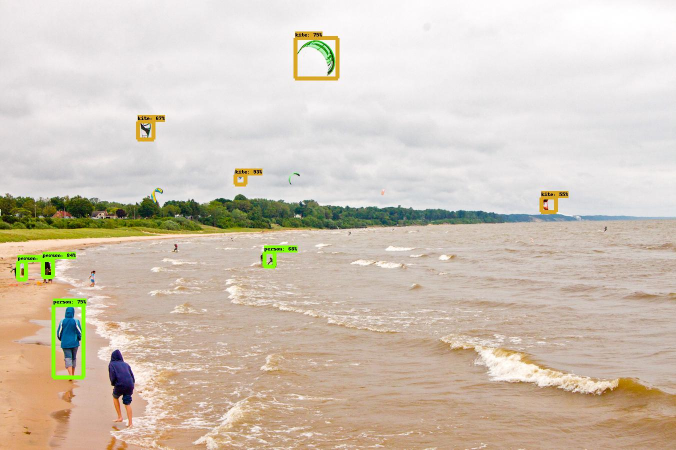
#> input picture image.jpg, 1352 x 900 px, given in place of the camera (shown at 1/2 size)
$ jupyter execute --allow-errors 'OpenCV demo.ipynb'   (older library calls are emulated)   (text cells are left out)
#> lines starting #> are read from the running program, lines starting #| are printed output that depends on the picture; after the words box and inside, x2 and y2 are one past the last pixel; in counts of white or black regions, pixels touching at a corner belong together
[cell 1]
import cv2
import numpy as np
import matplotlib.pyplot as plt

[cell 2]
img = cv2.imread('images/img1.jpg', cv2.IMREAD_GRAYSCALE)

[cell 3]
#show the image with cv
cv2.imshow('image', img)

#hit any key to close the image
cv2.waitKey(0)
cv2.destroyAllWindows()

#> (a cell that did not finish here is left out)

[cell 5]
#saving the image

cv2.imwrite('images/dog_gray.jpg',img)
#> Out = True

[cell 6]
#webcam capture
#1st webcam
cap = cv2.VideoCapture(0)

while True:
    ret, frame = cap.read() #ret returns a true or false value and frame returns a frame
#> frame is the input picture: shape (900, 1352, 3); mean B, G, R 183.6, 197.8, 209.4
    cv2.imshow('frame', frame) #show the frame

    if cv2.waitKey(1) & 0xFF == ord('q'):  #hitting q will break the loop. waitkey(1) shows the frame for 1 ms
#> (key q is pressed here)
         break

cap.release() #will release the camera
cv2.destroyAllWindows()

[cell 7]
#webcam capture
#1st webcam
cap = cv2.VideoCapture(0)

while True:
    ret, frame = cap.read() #ret returns a true or false value and frame returns a frame

    gray = cv2.cvtColor(frame, cv2.COLOR_BGR2GRAY)  # converts the frame to gray
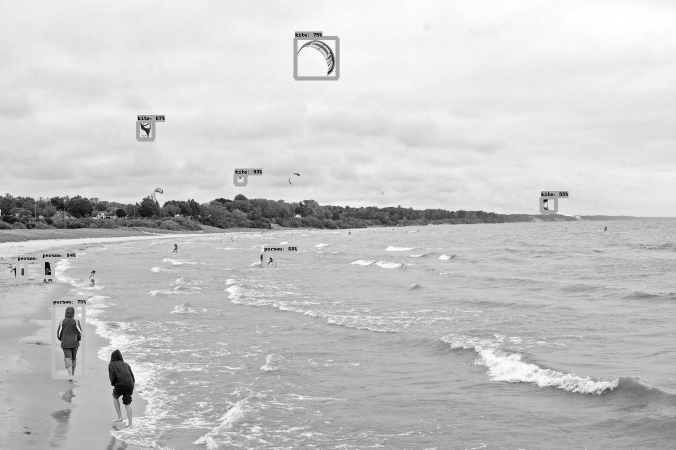
#> gray: shape (900, 1352) (shown at 1/2 size); min 0, max 255, mean 199.7

    cv2.imshow('frame', frame) #show the frame
    cv2.imshow('gray', gray)

    if cv2.waitKey(1) & 0xFF == ord('q'):  #hitting q will break the loop. waitkey(1) shows the frame for 1 ms
#> (key q is pressed here)
         break

cap.release() #will release the camera
cv2.destroyAllWindows()

[cell 8]
#webcam capture
#1st webcam
cap = cv2.VideoCapture(0)
w=int(cap.get(cv2.CAP_PROP_FRAME_WIDTH ))
h=int(cap.get(cv2.CAP_PROP_FRAME_HEIGHT ))
#encoding
fourcc = cv2.VideoWriter_fourcc(*'MJPG')
#write video to a file with 20 FPS and w,h as resolution
out = cv2.VideoWriter('output.avi',fourcc, 20.0, (w,h))

while(True):
    ret, frame = cap.read()
    gray = cv2.cvtColor(frame, cv2.COLOR_BGR2GRAY)
    try:
        #write the frame to the file
        out.write(frame)
    except:
        print('ERROR - Not writting to file')
    #show frames
    cv2.imshow('frame', frame)
    cv2.imshow('gray',gray)
    #breaking the loop
    if cv2.waitKey(1) & 0xFF == ord('q'):
#> (key q is pressed here)
        break

#release the camera
cap.release()
#release the file
out.release()
cv2.destroyAllWindows()

[cell 9]
my_img = cv2.imread('images/img2.jpg', cv2.IMREAD_COLOR)

#colors is defined by light in the computer realm. In cv2, it is BGR

#input image, staring point, ending point, color, linewidth

cv2.line(my_img, (0,0), (500,500), (255,255,255), 15)

#draw a rectangle

cv2.rectangle(my_img, (100,100), (500,500), (0,255,0), 5)

#draw a circle(origin, radius, color, width -> -1 will fill in the circle)

cv2.circle(my_img, (250,250), 100, (0,0,255), -1)

#draw a polygon

#define the points

pts = np.array([[50,50],[75,30],[100,200],[40,30],[500,200]], np.int32)

#draw

cv2.polylines(my_img, [pts], True, (0,255,255), 3)

#write text(image, text, position, font, fontsize, color, thickness, antialiasing)

font = cv2.FONT_HERSHEY_SIMPLEX
cv2.putText(my_img, 'This is me!', (600,600), font, 1, (200,255,255), 2, cv2.LINE_AA)

#show the image

cv2.imshow('my_image', my_img)

#wait keys

cv2.waitKey(0)
cv2.destroyAllWindows()

[cell 10]
my_img2 = cv2.imread('images/img2.jpg', cv2.IMREAD_COLOR)

#We generally take the source as color, immediately convert it to grayscale and do analysis and superimpose the result on the color

#Reference a specific pixel
#> (the rest of this cell did not finish here and is left out)

[cell 11]
img1 = cv2.imread('images/fantasy.jpg')
img2 = cv2.imread('images/ganges2.jpg')

#overlay two images
#add = img1 + img2
#alternate
#cv2.add(img1,img2)

#In both cases We got a blown out image. What happened was (155,211,79) + (50,170,200) = (205,381,279) = (205,255,255)
#As 255 is the max value, many places got blown out

#So we will use addWeighted (img1, weight1, img2, weight2, gamma)
weighted = cv2.addWeighted(img1, 0.6, img2, 0.4, 0)


cv2.imshow('weighted', weighted)

cv2.imwrite('overlayed.jpg', weighted)
cv2.waitKey(0)
cv2.destroyAllWindows()

[cell 12]
##Now suppose I want to add a transparentish image to the existing image (like a logo)


img3 = cv2.imread('images/overlayed.jpg')
img4 = cv2.imread('images/natgeo.png')


#> (the rest of this cell did not finish here and is left out)

[cell 13]
img_book = cv2.imread('images/bookpage.jpg')

#We are taking 12 as lower limit as it is a very low light image
retval, threshold = cv2.threshold(img_book, 12, 255, cv2.THRESH_BINARY)

#grayscaled
#> (the rest of this cell did not finish here and is left out)

#> (a cell that did not finish here is left out)

#> (a cell that did not finish here is left out)

[cell 16]
cap = cv2.VideoCapture(0)

while True:
    # _ means we don't care about that value
    _, frame = cap.read()
    #We will use HSV for range purposes. H, S, V accounts for Color, Intensity and Light. So each one is very independent
    #of the other one whereas in RGB or BGR that's not the case
    hsv = cv2.cvtColor(frame, cv2.COLOR_BGR2HSV)
#> hsv: shape (900, 1352, 3); mean H, S, V 72.4, 40.9, 211.7

    #This values we will change by trial and error to filter out. remember they are in order H, S, V
    lower_blue = np.array([110,40,0])
    upper_blue = np.array([255,180,255])

    #defining our mask. Currently it is identical to the frame as everything is included
    mask = cv2.inRange(hsv, lower_blue, upper_blue)
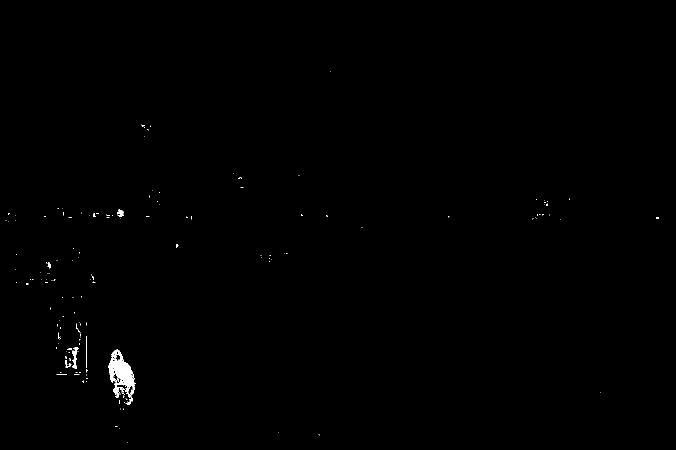
#> mask: shape (900, 1352) (shown at 1/2 size); 0.31% white; 163 white regions (150 under 20 px), largest, box (x1, y1, x2, y2) and area: (217, 699, 269, 803) 2456, (145, 694, 158, 738) 255, (234, 419, 248, 434) 121

    #In the frame, where frame is frame and mask is mask. So where there is something in the frame and the mask is True.
    #So the mask will be basically 0 or 1. So if it is in the range, it will be a 1, so white.
    #So in the bitwise operator, we see where the mask is 1, we show the color from the frame
    res = cv2.bitwise_and(frame, frame, mask=mask)

    cv2.imshow('frame', frame)
    cv2.imshow('mask', mask)
    cv2.imshow('res', res)

    k = cv2.waitKey(5) & 0xFF
#> (key q is pressed here)
    #ASCII for esc key is 27. Hit esc to quit
    if k == 27:
        break

cv2.destroyAllWindows()
cap.release()

[cell 17]
cap = cv2.VideoCapture(0)

while True:
    # _ means we don't care about that value
    _, frame = cap.read()
    #We will use HSV for range purposes. H, S, V accounts for Color, Intensity and Light. So each one is very independent
    #of the other one whereas in RGB or BGR that's not the case
    hsv = cv2.cvtColor(frame, cv2.COLOR_BGR2HSV)

    #This values we will change by trial and error to filter out. remember they are in order H, S, V
    lower_blue = np.array([110,40,0])
    upper_blue = np.array([255,180,255])

    #defining our mask. Currently it is identical to the frame as everything is included
    mask = cv2.inRange(hsv, lower_blue, upper_blue)

    #In the frame, where frame is frame and mask is mask. So where there is something in the frame and the mask is True.
    #So the mask will be basically 0 or 1. So if it is in the range, it will be a 1, so white.
    #So in the bitwise operator, we see where the mask is 1, we show the color from the frame
    res = cv2.bitwise_and(frame, frame, mask=mask)

    #Average of 15x15 pixels
    kernel = np.ones((15,15), np.float32)/225

    #apply a simple average of our frame
    smoothed = cv2.filter2D(res, -1, kernel)

    #Gaussian blur
    blur = cv2.GaussianBlur(res, (15,15), 0)

    #median blur
    median = cv2.medianBlur(res, 15)

    #Bilateral blur
    #pretty useless
    #bilateral = cv2.bilateralFilter(res, 15, 15, 75)

    cv2.imshow('frame', frame)
    #cv2.imshow('mask', mask)
    cv2.imshow('res', res)
    #We got rid of a lot of background noise here, but we also lose clarity
    #cv2.imshow('smoothed', smoothed)
    cv2.imshow('blur', blur)
    cv2.imshow('median', median)
    #cv2.imshow('bilateral', bilateral)

    k = cv2.waitKey(5) & 0xFF
#> (key q is pressed here)
    #ASCII for esc key is 27. Hit esc to quit
    if k == 27:
        break

cv2.destroyAllWindows()
cap.release()

[cell 18]
cap = cv2.VideoCapture(0)

while True:
    # _ means we don't care about that value
    _, frame = cap.read()
    #We will use HSV for range purposes. H, S, V accounts for Color, Intensity and Light. So each one is very independent
    #of the other one whereas in RGB or BGR that's not the case
    hsv = cv2.cvtColor(frame, cv2.COLOR_BGR2HSV)

    #This values we will change by trial and error to filter out. remember they are in order H, S, V
    lower_blue = np.array([110,40,0])
    upper_blue = np.array([255,180,255])

    #defining our mask. Currently it is identical to the frame as everything is included
    mask = cv2.inRange(hsv, lower_blue, upper_blue)

    #In the frame, where frame is frame and mask is mask. So where there is something in the frame and the mask is True.
    #So the mask will be basically 0 or 1. So if it is in the range, it will be a 1, so white.
    #So in the bitwise operator, we see where the mask is 1, we show the color from the frame
    res = cv2.bitwise_and(frame, frame, mask=mask)

    kernel_erosion = np.ones((20,20), np.uint8)

    #erosion
    erosion = cv2.erode(mask, kernel, iterations=1)
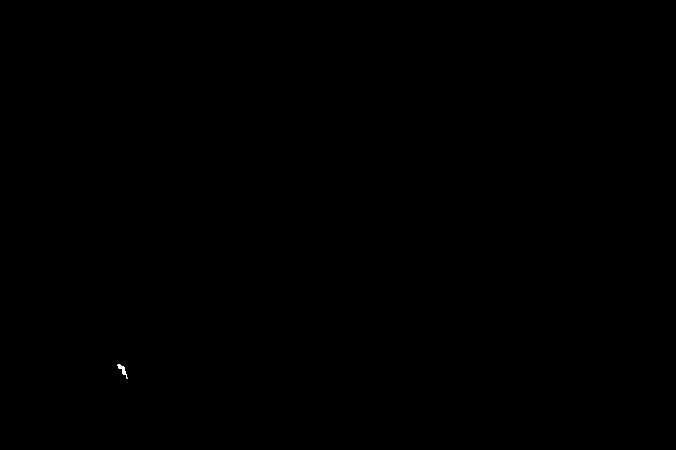
#> erosion: shape (900, 1352) (shown at 1/2 size); 0.01% white; 1 white region, box (x1, y1, x2, y2) and area: (235, 729, 256, 758) 162

    #dilation
    dilation = cv2.dilate(mask, kernel, iterations=1)
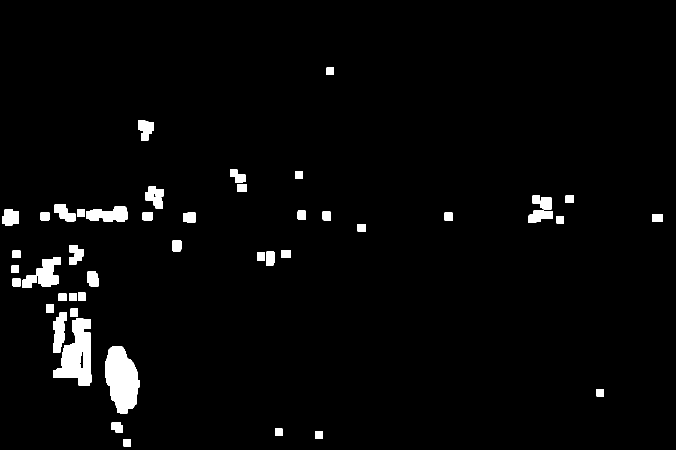
#> dilation: shape (900, 1352) (shown at 1/2 size); 2.9% white; 47 white regions, largest, box (x1, y1, x2, y2) and area: (210, 692, 279, 827) 6610, (106, 637, 183, 772) 5982, (45, 514, 122, 576) 2496

    #openings
    openings = cv2.morphologyEx(mask, cv2.MORPH_OPEN, kernel)
#> openings: shape (900, 1352); 0.09% white; 1 white region, box (x1, y1, x2, y2) and area: (228, 722, 263, 765) 1058

    #closings
    closings = cv2.morphologyEx(mask, cv2.MORPH_CLOSE, kernel)
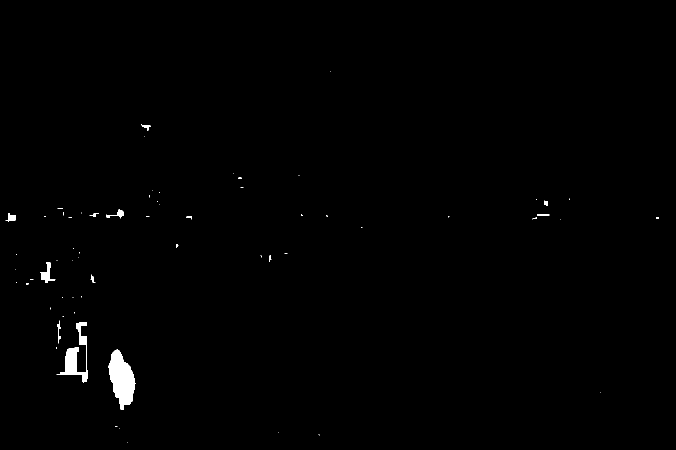
#> closings: shape (900, 1352) (shown at 1/2 size); 0.63% white; 65 white regions (51 under 20 px), largest, box (x1, y1, x2, y2) and area: (217, 699, 272, 820) 3950, (113, 644, 176, 765) 2076, (80, 525, 111, 566) 459

    cv2.imshow('frame', frame)
    #cv2.imshow('mask', mask)
    cv2.imshow('res', res)
    cv2.imshow('erosion', erosion)
    cv2.imshow('dilation', dilation)
    cv2.imshow('openings', openings)
    cv2.imshow('closings', closings)

    k = cv2.waitKey(5) & 0xFF
#> (key q is pressed here)
    #ASCII for esc key is 27. Hit esc to quit
    if k == 27:
        break

cv2.destroyAllWindows()
cap.release()

[cell 19]
cap = cv2.VideoCapture(0)

while True:
    # _ means we don't care about that value
    _, frame = cap.read()

    #These gradients can be used for directional intensity in some cases
    laplacian = cv2.Laplacian(frame,cv2.CV_64F)
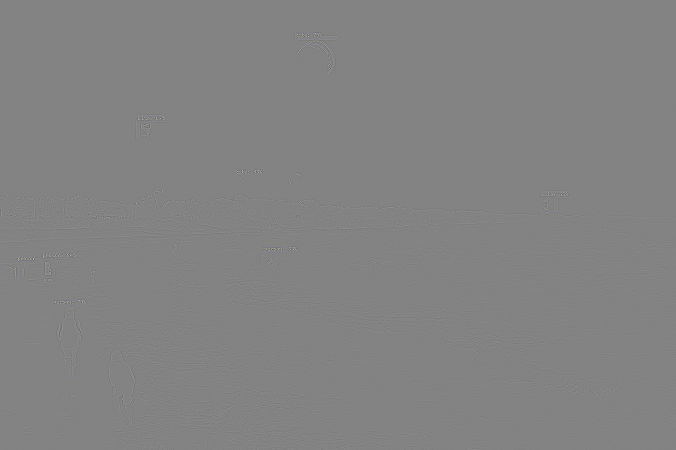
#> laplacian: shape (900, 1352, 3) float64 (shown at 1/2 size); mean B, G, R 0, 0, 0; drawn with min black and max white
    sobelx = cv2.Sobel(frame, cv2.CV_64F, 1, 0, ksize=5)
    sobely = cv2.Sobel(frame, cv2.CV_64F, 0, 1, ksize=5)
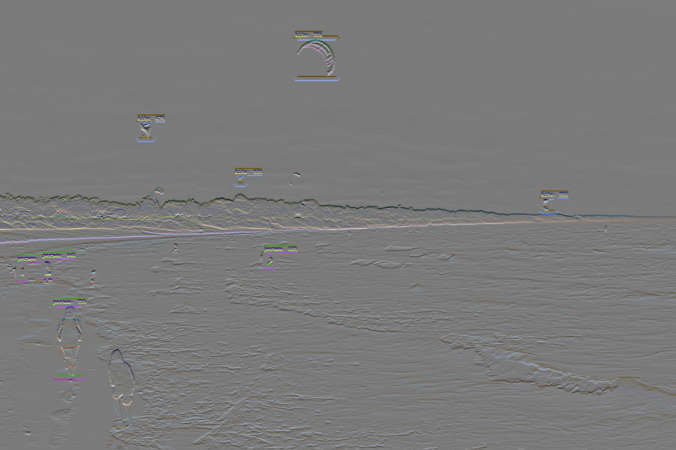
#> sobely: shape (900, 1352, 3) float64 (shown at 1/2 size); mean B, G, R -15.9, -11.4, -6.4; drawn with min black and max white

    #But there are built in edge detectors
    edges = cv2.Canny(frame, 100, 200)
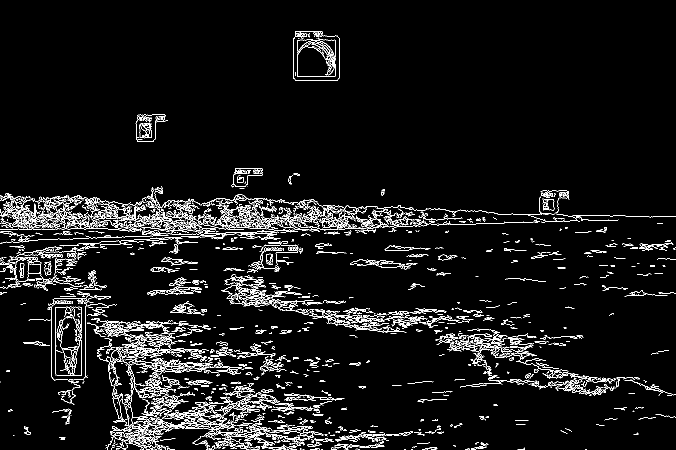
#> edges: shape (900, 1352) (shown at 1/2 size); 5.3% white in thin lines or dots

    cv2.imshow('original', frame)
    #cv2.imshow('laplacian', laplacian)
    cv2.imshow('sobelx', sobelx)
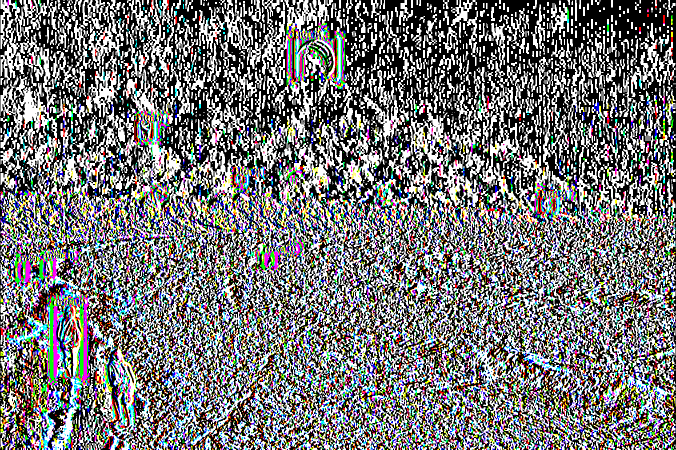
#> window 'sobelx': shape (900, 1352, 3) (shown at 1/2 size); mean B, G, R 117.9, 117.6, 117.2
    cv2.imshow('sobely', sobely)
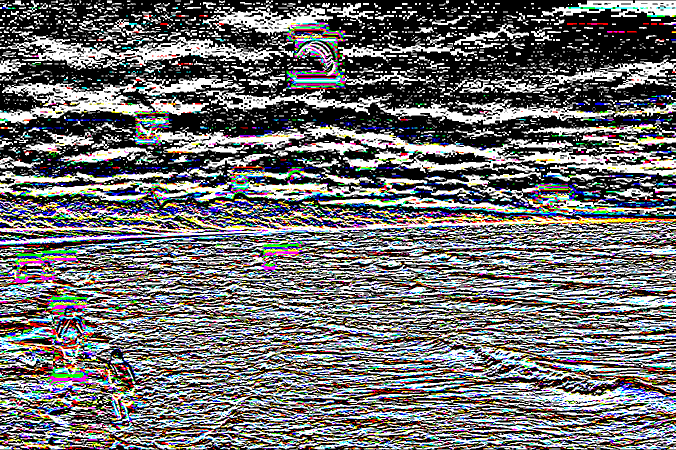
#> window 'sobely': shape (900, 1352, 3) (shown at 1/2 size); mean B, G, R 111.7, 111.3, 111.4
    cv2.imshow('edges', edges)


    #This values we will change by trial and error to filter out. remember they are in order H, S, V
    k = cv2.waitKey(5) & 0xFF
#> (key q is pressed here)
    #ASCII for esc key is 27. Hit esc to quit
    if k == 27:
        break

cv2.destroyAllWindows()
cap.release()

[cell 20]
#Load the image and convert it to gray
img_bgr = cv2.imread('images/template_matching_main.jpg')
#> (the rest of this cell did not finish here and is left out)

[cell 21]
img_me = cv2.imread('images/img2.jpg')

#> (the rest of this cell did not finish here and is left out)

[cell 22]
img_corner = cv2.imread('images/corner_detect.jpg')
#> (the rest of this cell did not finish here and is left out)

[cell 23]
img_main = cv2.imread('images/feature_matching_image.jpg', 0)
img_template = cv2.imread('images/feature_matching_template.jpg', 0)
cv2.ocl.setUseOpenCL(False)
orb = cv2.ORB_create()

#keypoints, descriptors
kp1, des1 = orb.detectAndCompute(img_template,None)
#> kp1 = (); des1 = None
kp2, des2 = orb.detectAndCompute(img_main,None)
#> kp2 = (); des2 = None

#Brute force matcher (Norm_hamming - distance measurement)
bf = cv2.BFMatcher(cv2.NORM_HAMMING, crossCheck=True)

matches = bf.match(des1,des2)
#> matches = ()
#sorted based on most likely a match to least likely a match
matches = sorted(matches, key = lambda x:x.distance)
#> matches = []

#> (the rest of this cell did not finish here and is left out)

[cell 24]
import cv2
cv2.ocl.setUseOpenCL(False)
#cap = cv2.VideoCapture('images/people-walking.mp4')
cap = cv2.VideoCapture(0)
#cv2.ocl.setUseOpenCL(False)
fgbg = cv2.createBackgroundSubtractorMOG2()
#knn = cv2.createBackgroundSubtractorKNN()

while(1):
    ret, frame = cap.read()

    fgmask = fgbg.apply(frame)
#> fgmask: shape (900, 1352); values 127 (black) and 255 (white), 0% white in thin lines or dots, all inside (x1, y1, x2, y2) = (245, 250, 291, 802)

    cv2.imshow('fgmask',frame)
    cv2.imshow('frame',fgmask)


    k = cv2.waitKey(30) & 0xff
#> (key q is pressed here)
    if k == 27:
        break


cap.release()
cv2.destroyAllWindows()

[cell 25]
import numpy as np
import cv2

# multiple cascades: https://github.com/Itseez/opencv/tree/master/data/haarcascades

#https://github.com/Itseez/opencv/blob/master/data/haarcascades/haarcascade_frontalface_default.xml
face_cascade = cv2.CascadeClassifier('haarcascades/haarcascade_frontalface_alt.xml')
#https://github.com/Itseez/opencv/blob/master/data/haarcascades/haarcascade_eye.xml
eye_cascade = cv2.CascadeClassifier('haarcascades/haarcascade_eye.xml')

cap = cv2.VideoCapture(0)

while 1:
    ret, img = cap.read()
    gray = cv2.cvtColor(img, cv2.COLOR_BGR2GRAY)
    faces = face_cascade.detectMultiScale(gray, 1.3, 5)
#> faces = ()

    for (x,y,w,h) in faces:
        cv2.rectangle(img,(x,y),(x+w,y+h),(255,0,0),2)
        roi_gray = gray[y:y+h, x:x+w]
        roi_color = img[y:y+h, x:x+w]

        eyes = eye_cascade.detectMultiScale(roi_gray)
        for (ex,ey,ew,eh) in eyes:
            cv2.rectangle(roi_color,(ex,ey),(ex+ew,ey+eh),(0,255,0),2)
#> this loop made 0 passes

    cv2.imshow('img',img)
    k = cv2.waitKey(30) & 0xff
#> (key q is pressed here)
    if k == 27:
        break

cap.release()
cv2.destroyAllWindows()

[cell 26]
import urllib.request
import cv2
import numpy as np
import os

def store_raw_images():
    neg_images_link = 'http://image-net.org/api/text/imagenet.synset.geturls?wnid=n00523513'
    neg_image_urls = urllib.request.urlopen(neg_images_link).read().decode()
    pic_num = 1

    if not os.path.exists('neg'):
        os.makedirs('neg')

    for i in neg_image_urls.split('\n'):
        try:
            print(i)
            urllib.request.urlretrieve(i, "neg/"+str(pic_num)+".jpg")
            img = cv2.imread("neg/"+str(pic_num)+".jpg",cv2.IMREAD_GRAYSCALE)
            # should be larger than samples / pos pic (so we can place our image on it)
            resized_image = cv2.resize(img, (100, 100))
            cv2.imwrite("neg/"+str(pic_num)+".jpg",resized_image)
            pic_num += 1

        except Exception as e:
            print(str(e))

store_raw_images()
#> (the call stopped at in store_raw_images, `neg_image_urls = urllib.request.urlopen(neg_images_link).read().decode()`: the network is not available in this run)
